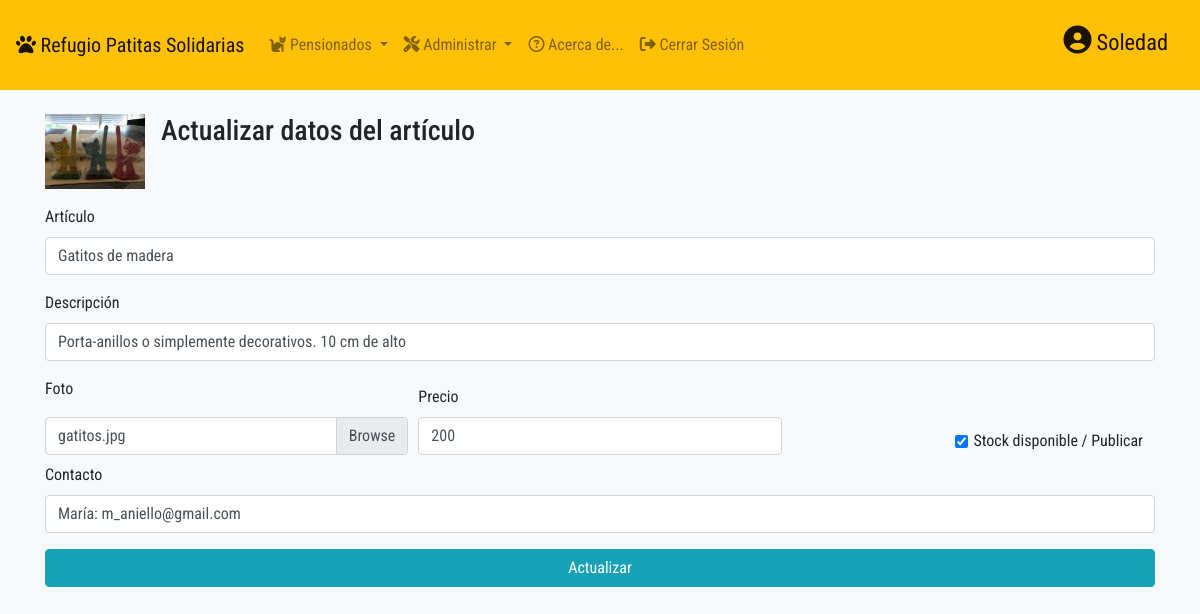
Screenshot of /db/edit_tienda.php?id=1 (signed in) with the database file from the repository.
### tables this page shows
CREATE TABLE `tienda` (
  `id_art` int(11) NOT NULL,
  `articulo` varchar(200) NOT NULL,
  `descripcion` varchar(1000) NOT NULL,
  `foto_art` varchar(200) NOT NULL,
  `precio` double NOT NULL,
  `contacto` varchar(1000) NOT NULL,
  `en_stock` tinyint(1) NOT NULL DEFAULT 1
);

### db/edit_tienda.php (the view, shortened to what this page needs)
<?php
include_once 'header_admin.php';
include_once "conexion.php";
include_once "upload_foto.php";
if (isset($_GET['id'])) {
    $id = $_GET['id'];
    $query = "SELECT * from tienda WHERE id_art = $id;";
    $resultado = mysqli_query($conexion, $query);
    if (mysqli_num_rows($resultado) == 1) {
        $row = mysqli_fetch_array($resultado);
        $art = $row['articulo'];
        $desc = $row['descripcion'];
        $foto = $row['foto_art'];
        $precio = $row['precio'];
        $contacto = $row['contacto'];
        $stock = $row['en_stock'];
    }
}
?>
<div class="container">
    <div class="row">
        <div class="col">
            <div class=" media mt-4" id="actualizacion">
                <img src="../img/tienda/<?php echo $foto; ?> " width='100px' class="align-self-start mr-3" alt="<?php echo html_entity_decode($art); ?>">
                <h3>Actualizar datos del artículo</h3>
            </div>
        </div>
    </div>
    <div class="row mt-3">
        <div class="col">
            <form action="edit_tienda.php?id=<?php echo $_GET['id']; ?>" method="POST" enctype="multipart/form-data">
                <div class="form-group">
                    <label for="a">Artículo</label>
                    <input type="text" class="form-control" id="a" name="articulo" value="<?php echo html_entity_decode($art); ?>">
                </div>
                <div class="form-group">
                    <label for="ds">Descripción</label>
                    <input type="text" class="form-control" name="descripcion" id="ds" value="<?php echo html_entity_decode($desc); ?>">
                </div>
                <div class="form-row mb-2">
                    <div class="col"><label for="pr">Foto</label>
                        <div class="custom-file mt-2 align-bottom">
                            <label class="custom-file-label" for="customFile"><?php echo $foto; ?></label>
                        </div>
                    </div>
                    <div class="col">
                        <div class="custom-file mt-2 align-bottom">
                            <label for="pr">Precio</label>
                            <input type="number" class="form-control" name="precio" id="pr" value="<?php echo html_entity_decode($precio); ?>">
                        </div>
                    </div>
                    <div class="col text-right align-self-end">
                        <div class="form-check form-check-inline">
                            <input class="form-check-input" type="checkbox" value="1" id="2" <?php if ($stock == 1) {
                                                                                                    echo 'checked="checked"';
                                                                                                } ?> name="stock">
                            <label class="form-check-label" for="2">Stock disponible / Publicar</label>
                        </div>
                    </div>
                </div>
                <div class="form-group">
                    <label for="ct">Contacto</label>
                    <input type="text" class="form-control" name="contacto" id="ct" value="<?php echo html_entity_decode($contacto); ?>">
                </div>
                <button class="btn btn-info btn-block mt-1" name="update">Actualizar </button>
            </form>
        </div>
    </div>
</div>
<?php include_once("footer_admin.php"); ?>

### styles/admin.css (style rules this page uses)
body { font-family: 'Roboto Condensed', sans-serif; }

### rows the page displays
tienda: foto_art (picture), articulo "Gatitos de madera", descripcion "Porta-anillos o simplemente decorativos. 10 cm de alto", precio "200", en_stock "☑", contacto "María: m_aniello@gmail.com"

### other values shown
html_entity_decode($_SESSION['username']) "Soledad"
